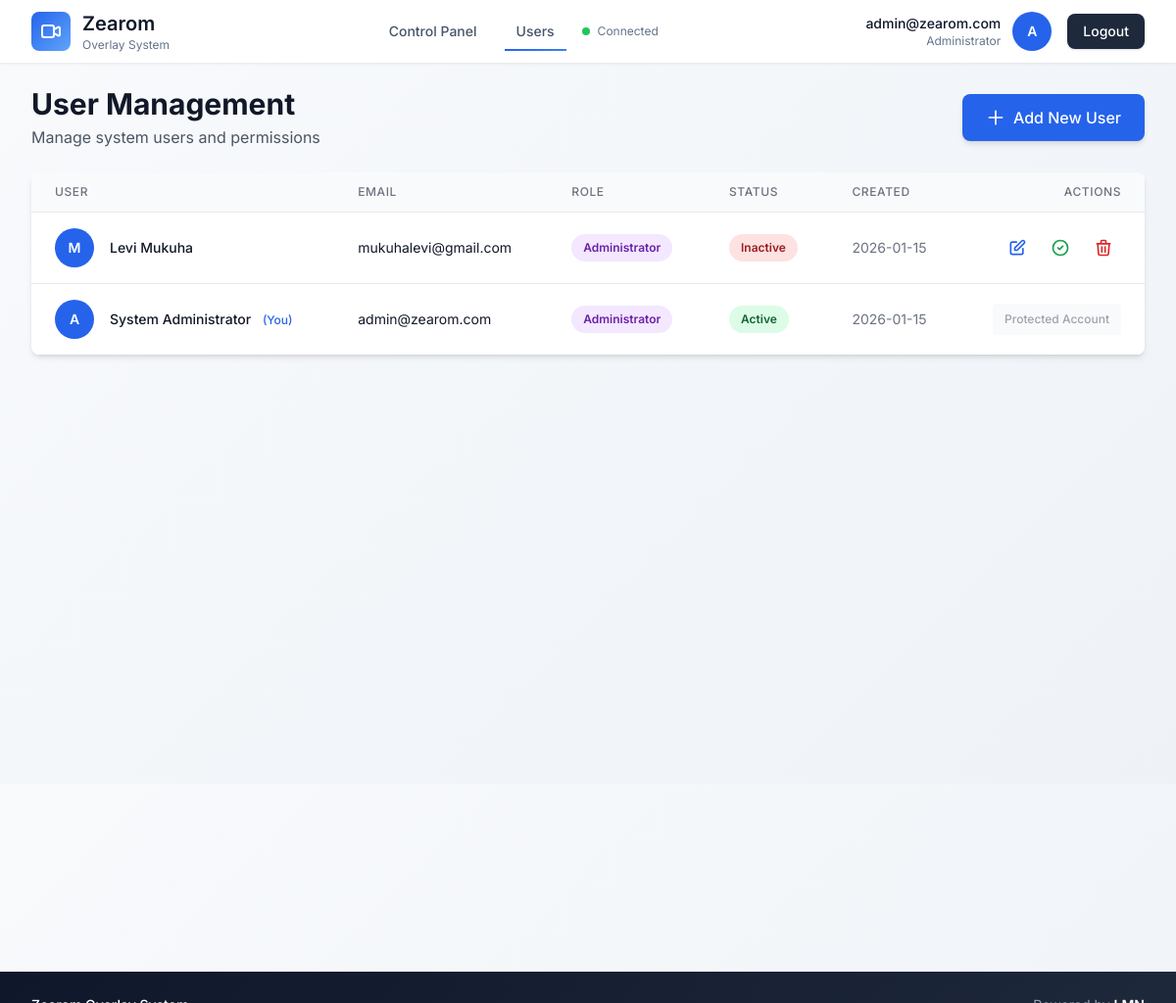
The app's page /users (signed in) with its own data.
### app.py (models this page shows, shortened)
class User(db.Model):
    __tablename__ = 'users'
    id = db.Column(db.Integer, primary_key=True)
    email = db.Column(db.String(120), unique=True, nullable=False, index=True)
    password_hash = db.Column(db.String(200))
    google_id = db.Column(db.String(200))
    is_active = db.Column(db.Boolean, default=True)
    is_admin = db.Column(db.Boolean, default=False)
    full_name = db.Column(db.String(200))
    created_at = db.Column(db.DateTime, default=datetime.utcnow)
    updated_at = db.Column(db.DateTime, default=datetime.utcnow, onupdate=datetime.utcnow)

### app.py (the view)
@app.route('/users')
@admin_required
def users():
    try:
        all_users = User.query.order_by(User.created_at.desc()).all()
        current_user = User.query.get(session['user_id'])
        return render_template('users.html', users=all_users, current_user=current_user)
    except Exception as e:
        logger.error(f"Users page error: {e}")
        flash('An error occurred loading users.', 'error')
        return redirect(url_for('control'))

### app.py (called while the page is built)
@app.context_processor
def inject_company_name():
    return dict(company_name=app.config['COMPANY_NAME'])

def admin_required(f):
    @wraps(f)
    def decorated_function(*args, **kwargs):
        if 'user_id' not in session:
            return redirect(url_for('login'))
        user = User.query.get(session['user_id'])
        if not user or not user.is_active:
            session.clear()
            flash('Your account has been deactivated.', 'error')
            return redirect(url_for('login'))
        if not user.is_admin:
            flash('You do not have permission to access this page.', 'error')
            return redirect(url_for('control'))
        return f(*args, **kwargs)
    return decorated_function

### templates/users.html (shortened to what this page needs)
{% extends "base.html" %}
{% block content %}
<div class="max-w-7xl mx-auto px-4 sm:px-6 lg:px-8 py-6">
    <div class="flex justify-between items-center mb-6">
        <div>
            <h1 class="text-3xl font-bold text-gray-900">User Management</h1>
            <p class="text-gray-600 mt-1">Manage system users and permissions</p>
        </div>
        <button onclick="openCreateModal()"
                class="px-6 py-3 bg-blue-600 text-white font-medium rounded-lg hover:bg-blue-700 transition shadow-md flex items-center gap-2">
            <svg class="w-5 h-5" fill="none" stroke="currentColor" viewBox="0 0 24 24">
                <path stroke-linecap="round" stroke-linejoin="round" stroke-width="2" d="M12 4v16m8-8H4"/>
            </svg>
            Add New User
        </button>
    </div>
    <div class="bg-white rounded-lg shadow-md overflow-hidden">
        <table class="min-w-full divide-y divide-gray-200">
            <thead class="bg-gray-50">
                <tr>
                    <th class="px-6 py-3 text-left text-xs font-medium text-gray-500 uppercase tracking-wider">User</th>
                    <th class="px-6 py-3 text-left text-xs font-medium text-gray-500 uppercase tracking-wider">Email</th>
                    <th class="px-6 py-3 text-left text-xs font-medium text-gray-500 uppercase tracking-wider">Role</th>
                    <th class="px-6 py-3 text-left text-xs font-medium text-gray-500 uppercase tracking-wider">Status</th>
                    <th class="px-6 py-3 text-left text-xs font-medium text-gray-500 uppercase tracking-wider">Created</th>
                    <th class="px-6 py-3 text-right text-xs font-medium text-gray-500 uppercase tracking-wider">Actions</th>
                </tr>
            </thead>
            <tbody class="bg-white divide-y divide-gray-200">
                {% for user in users %}
                <tr class="hover:bg-gray-50 transition">
                    <td class="px-6 py-4 whitespace-nowrap">
                        <div class="flex items-center">
                            <div class="flex-shrink-0 h-10 w-10 rounded-full bg-blue-600 flex items-center justify-center">
                                <span class="text-white font-semibold text-sm">
                                    {{ user.email[0].upper() }}
                                </span>
                            </div>
                            <div class="ml-4">
                                <div class="text-sm font-medium text-gray-900">
                                    {{ user.full_name or 'No name provided' }}
                                    {% if user.id == current_user.id %}
                                    <span class="ml-2 text-xs text-blue-600">(You)</span>
                                    {% endif %}
                                </div>
                            </div>
                        </div>
                    </td>
                    <td class="px-6 py-4 whitespace-nowrap">
                        <div class="text-sm text-gray-900">{{ user.email }}</div>
                    </td>
                    <td class="px-6 py-4 whitespace-nowrap">
                        {% if user.is_admin %}
                        <span class="px-3 py-1 inline-flex text-xs leading-5 font-semibold rounded-full bg-purple-100 text-purple-800">
                            Administrator
                        </span>
                        {% else %}
                        <span class="px-3 py-1 inline-flex text-xs leading-5 font-semibold rounded-full bg-gray-100 text-gray-800">
                            User
                        </span>
                        {% endif %}
                    </td>
                    <td class="px-6 py-4 whitespace-nowrap">
                        {% if user.is_active %}
                        <span class="px-3 py-1 inline-flex text-xs leading-5 font-semibold rounded-full bg-green-100 text-green-800">
                            Active
                        </span>
                        {% else %}
                        <span class="px-3 py-1 inline-flex text-xs leading-5 font-semibold rounded-full bg-red-100 text-red-800">
                            Inactive
                        </span>
                        {% endif %}
                    </td>
                    <td class="px-6 py-4 whitespace-nowrap text-sm text-gray-500">
                        {{ user.created_at.strftime('%Y-%m-%d') }}
                    </td>
                    <td class="px-6 py-4 whitespace-nowrap text-right text-sm font-medium">
                        <div class="flex justify-end gap-2">
                            {% set is_protected = (user.email.lower() == 'admin@zearom.com') %}
                            {% if is_protected %}
                            <span class="text-xs text-gray-400 px-3 py-2 bg-gray-50 rounded" title="This is the protected super admin account">
                                Protected Account
                            </span>
                            {% else %}
                            <button onclick='openEditModal({{ user.id }}, "{{ user.email }}", "{{ user.full_name or "" }}", {{ user.is_admin|tojson }})'
                                    class="text-blue-600 hover:text-blue-900 p-2 hover:bg-blue-50 rounded transition"
                                    title="Edit">
                                <svg class="w-5 h-5" fill="none" stroke="currentColor" viewBox="0 0 24 24">
                                    <path stroke-linecap="round" stroke-linejoin="round" stroke-width="2" d="M11 5H6a2 2 0 00-2 2v11a2 2 0 002 2h11a2 2 0 002-2v-5m-1.414-9.414a2 2 0 112.828 2.828L11.828 15H9v-2.828l8.586-8.586z"/>
                                </svg>
                            </button>
                            {% if user.id != current_user.id %}
                            <form method="POST" action="{{ url_for('toggle_user_status', user_id=user.id) }}" class="inline">
                                <button type="submit"
                                        onclick="return confirm('Are you sure you want to {{ 'deactivate' if user.is_active else 'activate' }} this user?')"
                                        class="{% if user.is_active %}text-orange-600 hover:text-orange-900 hover:bg-orange-50{% else %}text-green-600 hover:text-green-900 hover:bg-green-50{% endif %} p-2 rounded transition"
                                        title="{{ 'Deactivate' if user.is_active else 'Activate' }}">
                                    {% if user.is_active %}
                                    <svg class="w-5 h-5" fill="none" stroke="currentColor" viewBox="0 0 24 24">
                                        <path stroke-linecap="round" stroke-linejoin="round" stroke-width="2" d="M18.364 18.364A9 9 0 005.636 5.636m12.728 12.728A9 9 0 015.636 5.636m12.728 12.728L5.636 5.636"/>
                                    </svg>
                                    {% else %}
                                    <svg class="w-5 h-5" fill="none" stroke="currentColor" viewBox="0 0 24 24">
                                        <path stroke-linecap="round" stroke-linejoin="round" stroke-width="2" d="M9 12l2 2 4-4m6 2a9 9 0 11-18 0 9 9 0 0118 0z"/>
                                    </svg>
                                    {% endif %}
                                </button>
                            </form>
                            <form method="POST" action="{{ url_for('delete_user', user_id=user.id) }}" class="inline">
                                <button type="submit"
                                        onclick="return confirm('Are you sure you want to permanently delete this user? This action cannot be undone.')"
                                        class="text-red-600 hover:text-red-900 p-2 hover:bg-red-50 rounded transition"
                                        title="Delete">
                                    <svg class="w-5 h-5" fill="none" stroke="currentColor" viewBox="0 0 24 24">
                                        <path stroke-linecap="round" stroke-linejoin="round" stroke-width="2" d="M19 7l-.867 12.142A2 2 0 0116.138 21H7.862a2 2 0 01-1.995-1.858L5 7m5 4v6m4-6v6m1-10V4a1 1 0 00-1-1h-4a1 1 0 00-1 1v3M4 7h16"/>
                                    </svg>
                                </button>
                            </form>
                            {% endif %}
                            {% endif %}
                        </div>
                    </td>
                </tr>
                {% endfor %}
            </tbody>
        </table>
    </div>
</div>
{% endblock %}

### templates/base.html (shortened to what this page needs)
<!DOCTYPE html>
<html lang="en">
<head>
    <script src="https://cdn.tailwindcss.com"></script>
</head>
<body>
<nav class="bg-white nav-shadow sticky top-0 z-50">
    <div class="max-w-7xl mx-auto px-4 sm:px-6 lg:px-8">
        <div class="flex justify-between items-center h-16">
            <div class="flex items-center space-x-3">
                <div class="w-10 h-10 rounded-lg bg-gradient-to-br from-blue-600 to-blue-400 flex items-center justify-center">
                    <svg class="w-6 h-6 text-white" fill="none" stroke="currentColor" viewBox="0 0 24 24">
                        <path stroke-linecap="round" stroke-linejoin="round" stroke-width="2"
                              d="M15 10l4.553-2.276A1 1 0 0121 8.618v6.764a1 1 0 01-1.447.894L15 14M5 18h8a2 2 0 002-2V8a2 2 0 00-2-2H5a2 2 0 00-2 2v8a2 2 0 002 2z"/>
                    </svg>
                </div>
                <div>
                    <h1 class="text-xl font-semibold text-slate-900">
                        {{ company_name }}
                    </h1>
                    <p class="text-xs text-slate-500">Overlay System</p>
                </div>
            </div>
            {% if session.user_id %}
            <div class="hidden md:flex items-center space-x-4">
                <a href="{{ url_for('control') }}"
                   class="nav-link px-3 py-2 text-sm font-medium text-slate-600 hover:text-slate-900 {% if request.endpoint == 'control' %}active{% endif %}">
                    Control Panel
                </a>
                {% if session.is_admin %}
                <a href="{{ url_for('users') }}"
                   class="nav-link px-3 py-2 text-sm font-medium text-slate-600 hover:text-slate-900 {% if request.endpoint == 'users' %}active{% endif %}">
                    Users
                </a>
                {% endif %}
                <div class="flex items-center space-x-2">
                    <div class="status-dot status-online"></div>
                    <span class="text-xs text-slate-500">Connected</span>
                </div>
            </div>
            {% endif %}
            {% if session.user_id %}
            <div class="flex items-center space-x-4">
                <div class="hidden sm:flex items-center space-x-3">
                    <div class="text-right">
                        <p class="text-sm font-medium text-slate-900">{{ session.user_email }}</p>
                        <p class="text-xs text-slate-500">{% if session.is_admin %}Administrator{% else %}User{% endif %}</p>
                    </div>
                    <div class="w-10 h-10 rounded-full bg-blue-600 flex items-center justify-center">
                        <span class="text-white font-semibold text-sm">
                            {{ session.user_email[0].upper() }}
                        </span>
                    </div>
                </div>
                <a href="{{ url_for('logout') }}"
                   class="px-4 py-2 text-sm font-medium text-white bg-slate-800 rounded-lg hover:bg-slate-900 transition shadow">
                    Logout
                </a>
            </div>
            {% endif %}
        </div>
    </div>
</nav>
<main class="min-h-[calc(100vh-64px-80px)]">
    {% block content %}{% endblock %}
</main>
<footer class="footer mt-12">
    <div class="max-w-7xl mx-auto px-4 sm:px-6 lg:px-8 py-6">
        <div class="flex flex-col md:flex-row justify-between items-center space-y-3 md:space-y-0">
            <div class="text-slate-300 text-sm">
                <p class="font-medium text-white">{{ company_name }} Overlay System</p>
            </div>
            <div class="text-slate-400 text-sm text-center md:text-right">
                <p>Powered by <span class="font-semibold text-white">LMN</span></p>
            </div>
        </div>
    </div>
</footer>
</body>
</html>

### templates/base.html (style rules this page uses)
* { font-family: 'Inter', sans-serif; }
body { background: linear-gradient(135deg, #f8fafc 0%, #eef2f7 100%); min-height: 100vh; }
.nav-shadow { box-shadow: 0 1px 3px rgba(15, 23, 42, 0.08); }
.nav-link { position: relative; transition: color 0.25s ease; }
.nav-link::after { content: ''; position: absolute; bottom: -2px; left: 0; width: 0; height: 2px; background: linear-gradient(135deg, #2563eb, #3b82f6); transition: width 0.25s ease; }
.nav-link:hover::after, .nav-link.active::after { width: 100%; }
.status-dot { width: 8px; height: 8px; border-radius: 50%; animation: pulse 2s infinite; }
.status-online { background: #22c55e; }
.footer { background: linear-gradient(135deg, #0f172a, #1e293b); }

### records on screen
User: user_email "admin@zearom.com", email "A", full_name "System Administrator", shows "(You)", email "admin@zearom.com", is_admin "Administrator", is_active "Active", created_at "2026-01-15", shows "Protected Account"
User: email "M", full_name "Levi Mukuha", email "mukuhalevi@gmail.com", is_admin "Administrator", is_active "Inactive", created_at "2026-01-15"

### other values on screen
{{ company_name }} "Zearom"
{{ session.user_email[0].upper() }} "A"
